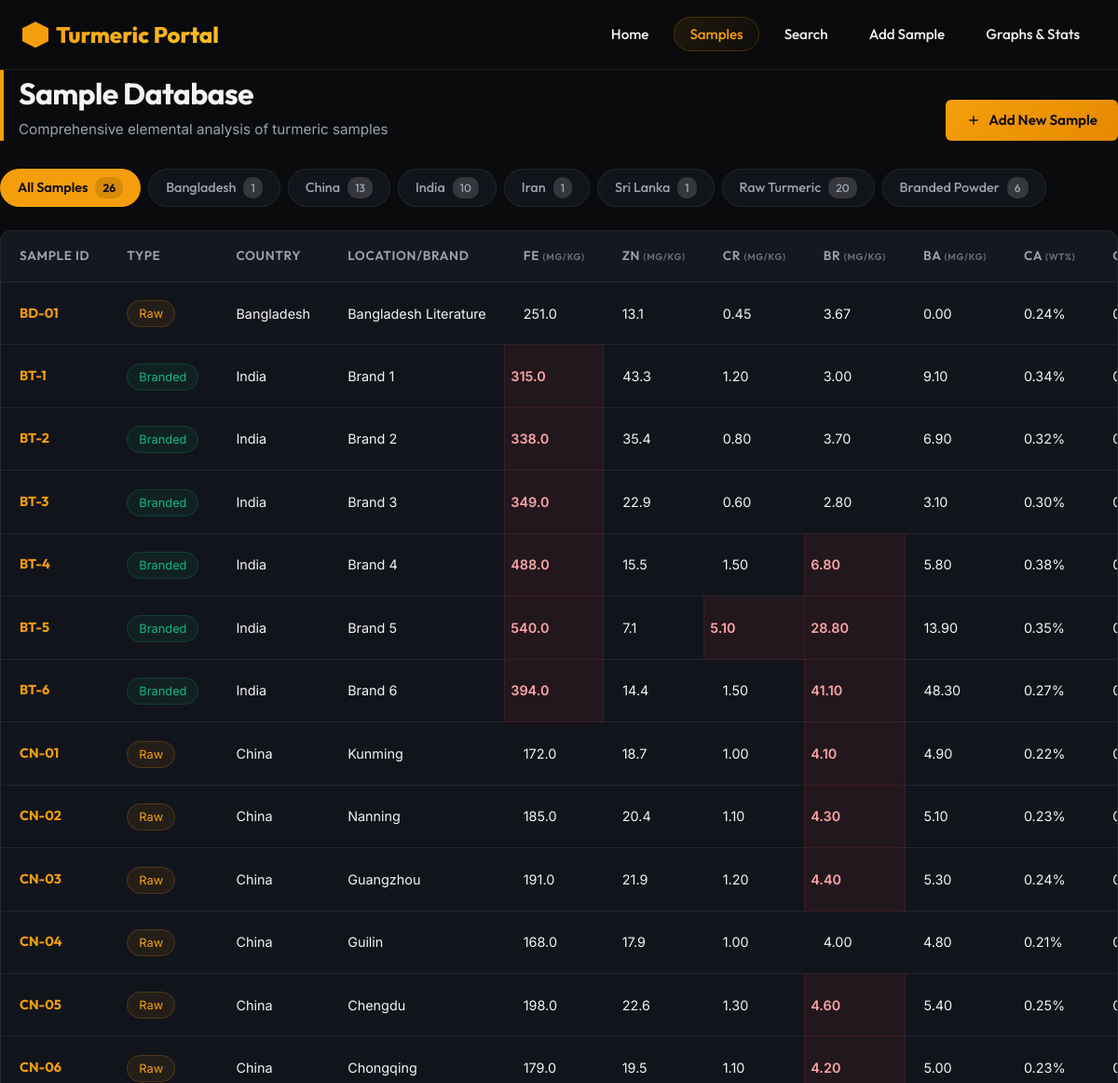
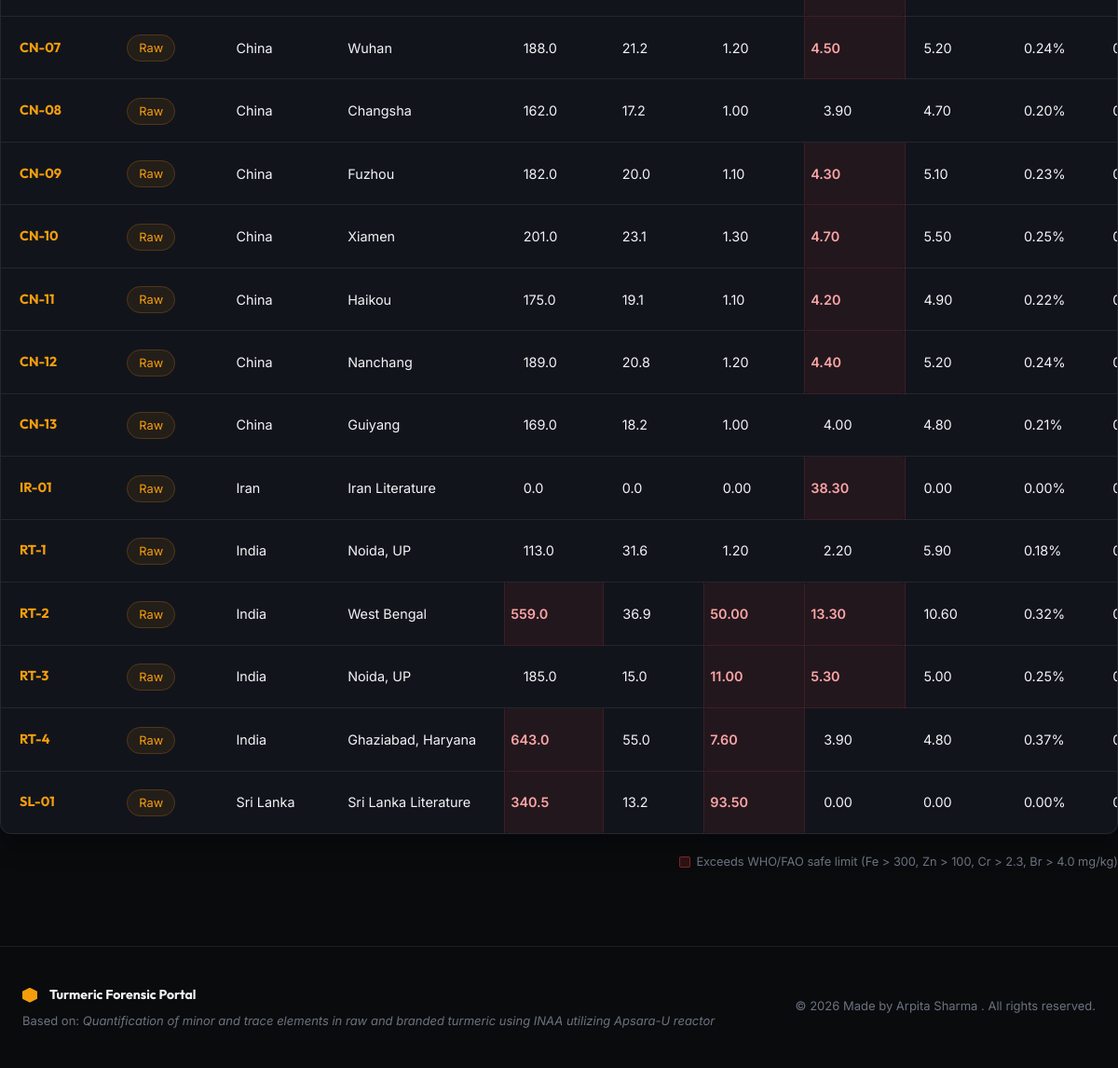
Page /samples.php on the committed database (2 pictures, top to bottom).
### tables this page shows
CREATE TABLE turmeric_samples(
    id INT AUTO_INCREMENT PRIMARY KEY,
    sample_id VARCHAR(20) NOT NULL UNIQUE,
    sample_type VARCHAR(20) NOT NULL,  
    location VARCHAR(100) NOT NULL,
    country VARCHAR(50) NOT NULL DEFAULT 'India',

    ba FLOAT DEFAULT 0.0,
    br FLOAT DEFAULT 0.0,
    ca FLOAT DEFAULT 0.0,
    co FLOAT DEFAULT 0.0,
    cr FLOAT DEFAULT 0.0,
    fe FLOAT DEFAULT 0.0,
    k_value FLOAT DEFAULT 0.0,
    na_value FLOAT DEFAULT 0.0,
    rb FLOAT DEFAULT 0.0,
    sc FLOAT DEFAULT 0.0,
    sm FLOAT DEFAULT 0.0,
    zn FLOAT DEFAULT 0.0,

    created_at TIMESTAMP DEFAULT CURRENT_TIMESTAMP
);

### samples.php (the view, shortened to what this page needs)
<?php
include 'db.php';
include 'header.php';
$filter = isset($_GET['filter']) ? $_GET['filter'] : 'all';
$query = "SELECT * FROM turmeric_samples";
$query .= " ORDER BY sample_id ASC";
$result = mysqli_query($conn, $query);
$count_all = mysqli_num_rows(mysqli_query($conn, "SELECT id FROM turmeric_samples"));
$count_raw = mysqli_num_rows(mysqli_query($conn, "SELECT id FROM turmeric_samples WHERE sample_type = 'Raw'"));
$count_branded = mysqli_num_rows(mysqli_query($conn, "SELECT id FROM turmeric_samples WHERE sample_type = 'Branded'"));
$country_summary_res = mysqli_query($conn, "SELECT country, COUNT(*) as sample_count FROM turmeric_samples GROUP BY country ORDER BY country ASC");
$country_tabs = [];
while ($country_row = mysqli_fetch_assoc($country_summary_res)) {
    $country_tabs[] = $country_row;
}
$limits = [
    'fe' => 300.0,
    'zn' => 100.0,
    'cr' => 2.3,
    'br' => 4.0
];
?>
<div class="section-header">
    <div class="section-title">
        <h2>Sample Database</h2>
        <p>Comprehensive elemental analysis of turmeric samples</p>
    </div>
    <div>
        <a href="add_sample.php" class="btn btn-primary">
            <svg width="16" height="16" fill="currentColor" viewBox="0 0 24 24"><path d="M19 13h-6v6h-2v-6H5v-2h6V5h2v6h6v2z"/></svg>
            Add New Sample
        </a>
    </div>
</div>
<div class="filter-tabs">
    <a href="samples.php?filter=all" class="filter-tab <?php echo $filter === 'all' ? 'active' : ''; ?>">
        All Samples <span class="badge"><?php echo $count_all; ?></span>
    </a>
    <?php foreach ($country_tabs as $country_tab): ?>
        <a href="samples.php?filter=<?php echo urlencode($country_tab['country']); ?>" class="filter-tab <?php echo $filter === $country_tab['country'] ? 'active' : ''; ?>">
            <?php echo htmlspecialchars($country_tab['country']); ?> <span class="badge"><?php echo $country_tab['sample_count']; ?></span>
        </a>
    <?php endforeach; ?>
    <a href="samples.php?filter=Raw" class="filter-tab <?php echo $filter === 'Raw' ? 'active' : ''; ?>">
        Raw Turmeric <span class="badge"><?php echo $count_raw; ?></span>
    </a>
    <a href="samples.php?filter=Branded" class="filter-tab <?php echo $filter === 'Branded' ? 'active' : ''; ?>">
        Branded Powder <span class="badge"><?php echo $count_branded; ?></span>
    </a>
</div>
<div class="table-wrapper">
    <div class="data-table-container">
        <table>
            <thead>
                <tr>
                    <th>Sample ID</th>
                    <th>Type</th>
                    <th>Country</th>
                    <th>Location/Brand</th>
                    <th>Fe <span style="font-size: 10px; color: var(--text-muted);">(mg/kg)</span></th>
                    <th>Zn <span style="font-size: 10px; color: var(--text-muted);">(mg/kg)</span></th>
                    <th>Cr <span style="font-size: 10px; color: var(--text-muted);">(mg/kg)</span></th>
                    <th>Br <span style="font-size: 10px; color: var(--text-muted);">(mg/kg)</span></th>
                    <th>Ba <span style="font-size: 10px; color: var(--text-muted);">(mg/kg)</span></th>
                    <th>Ca <span style="font-size: 10px; color: var(--text-muted);">(wt%)</span></th>
                    <th>Co <span style="font-size: 10px; color: var(--text-muted);">(mg/kg)</span></th>
                </tr>
            </thead>
            <tbody>
                <?php if (mysqli_num_rows($result) > 0): ?>
                    <?php while ($row = mysqli_fetch_assoc($result)): ?>
                        <tr>
                            <td class="sample-id-cell"><?php echo htmlspecialchars($row['sample_id']); ?></td>
                            <td>
                                <span class="meta-badge" style="background: <?php echo $row['sample_type'] === 'Raw' ? 'rgba(245, 158, 11, 0.08)' : 'rgba(16, 185, 129, 0.08)'; ?>; border-color: <?php echo $row['sample_type'] === 'Raw' ? 'rgba(245, 158, 11, 0.2)' : 'rgba(16, 185, 129, 0.2)'; ?>; color: <?php echo $row['sample_type'] === 'Raw' ? 'var(--primary)' : 'var(--secondary)'; ?>;">
                                    <?php echo htmlspecialchars($row['sample_type']); ?>
                                </span>
                            </td>
                            <td><?php echo htmlspecialchars($row['country'] ?? 'India'); ?></td>
                            <td><?php echo htmlspecialchars($row['location']); ?></td>
                            <td class="<?php echo $row['fe'] > $limits['fe'] ? 'exceeded-limit' : ''; ?>">
                                <?php echo number_format($row['fe'], 1); ?>
                            </td>
                            <td class="<?php echo $row['zn'] > $limits['zn'] ? 'exceeded-limit' : ''; ?>">
                                <?php echo number_format($row['zn'], 1); ?>
                            </td>
                            <td class="<?php echo $row['cr'] > $limits['cr'] ? 'exceeded-limit' : ''; ?>">
                                <?php echo number_format($row['cr'], 2); ?>
                            </td>
                            <td class="<?php echo $row['br'] > $limits['br'] ? 'exceeded-limit' : ''; ?>">
                                <?php echo number_format($row['br'], 2); ?>
                            </td>
                            <td><?php echo number_format($row['ba'], 2); ?></td>
                            <td><?php echo number_format($row['ca'], 2); ?>%</td>
                            <td><?php echo number_format($row['co'], 2); ?></td>
                        </tr>
                    <?php endwhile; ?>
                <?php endif; ?>
            </tbody>
        </table>
    </div>
</div>
<div style="margin-top: 20px; display: flex; gap: 15px; align-items: center; justify-content: flex-end; font-size: 0.8rem; color: var(--text-muted);">
    <div style="display: flex; align-items: center; gap: 6px;">
        <span style="display: inline-block; width: 12px; height: 12px; background: rgba(239, 68, 68, 0.15); border: 1px solid rgba(239, 68, 68, 0.4); border-radius: 2px;"></span>
        Exceeds WHO/FAO safe limit (Fe > 300, Zn > 100, Cr > 2.3, Br > 4.0 mg/kg)
    </div>
</div>
<?php include 'footer.php'; ?>

### header.php (shortened to what this page needs)
<!DOCTYPE html>
<html lang="en">
<head>
    <link rel="stylesheet" href="style.css">
</head>
<body>
    <header>
        <div class="nav-container">
            <a href="index.php" class="logo">
                <div class="logo-icon"></div>
                <span>Turmeric Portal</span>
            </a>
            <nav>
                <ul>
                    <li><a href="index.php">Home</a></li>
                    <li><a href="samples.php">Samples</a></li>
                    <li><a href="search.php">Search</a></li>
                    <li><a href="add_sample.php">Add Sample</a></li>
                    <li><a href="graphs.php">Graphs & Stats</a></li>
                </ul>
            </nav>
        </div>
    </header>

### footer.php (shortened to what this page needs)
    <footer>
        <div class="footer-content">
            <div class="footer-text">
                <div class="footer-logo">
                    <div class="logo-icon" style="width: 16px; height: 16px;"></div>
                    <span style="font-size: 14px; font-weight: bold; margin-left: 5px;">Turmeric Forensic Portal</span>
                </div>
                <p style="margin-top: 6px; font-size: 13px; color: var(--text-muted);">
                    Based on: <em>Quantification of minor and trace elements in raw and branded turmeric using INAA utilizing Apsara-U reactor</em>
                </p>
            </div>
            <div style="font-size: 13px; color: var(--text-muted); text-align: right;">
                &copy; <?php echo date("Y"); ?> Made by Arpita Sharma . All rights reserved.
            </div>
        </div>
    </footer>
</body>
</html>

### rows in the picture
turmeric_samples: sample "BD-01", sample_type "Raw", country "Bangladesh", location "Bangladesh Literature", fe "251.0", zn "13.1", cr "0.45", br "3.67", ba "0.00", ca "0.24"
turmeric_samples: sample "BT-1", sample_type "Branded", country "India", location "Brand 1", fe "315.0", zn "43.3", cr "1.20", br "3.00", ba "9.10", ca "0.34"
turmeric_samples: sample "BT-2", sample_type "Branded", country "India", location "Brand 2", fe "338.0", zn "35.4", cr "0.80", br "3.70", ba "6.90", ca "0.32"
turmeric_samples: sample "BT-3", sample_type "Branded", country "India", location "Brand 3", fe "349.0", zn "22.9", cr "0.60", br "2.80", ba "3.10", ca "0.30"
turmeric_samples: sample "BT-4", sample_type "Branded", country "India", location "Brand 4", fe "488.0", zn "15.5", cr "1.50", br "6.80", ba "5.80", ca "0.38"
turmeric_samples: sample "BT-5", sample_type "Branded", country "India", location "Brand 5", fe "540.0", zn "7.1", cr "5.10", br "28.80", ba "13.90", ca "0.35"
turmeric_samples: sample "BT-6", sample_type "Branded", country "India", location "Brand 6", fe "394.0", zn "14.4", cr "1.50", br "41.10", ba "48.30", ca "0.27"
turmeric_samples: sample "CN-01", sample_type "Raw", country "China", location "Kunming", fe "172.0", zn "18.7", cr "1.00", br "4.10", ba "4.90", ca "0.22"
turmeric_samples: sample "CN-02", sample_type "Raw", country "China", location "Nanning", fe "185.0", zn "20.4", cr "1.10", br "4.30", ba "5.10", ca "0.23"
turmeric_samples: sample "CN-03", sample_type "Raw", country "China", location "Guangzhou", fe "191.0", zn "21.9", cr "1.20", br "4.40", ba "5.30", ca "0.24"
turmeric_samples: sample "CN-04", sample_type "Raw", country "China", location "Guilin", fe "168.0", zn "17.9", cr "1.00", br "4.00", ba "4.80", ca "0.21"
turmeric_samples: sample "CN-05", sample_type "Raw", country "China", location "Chengdu", fe "198.0", zn "22.6", cr "1.30", br "4.60", ba "5.40", ca "0.25"
turmeric_samples: sample "CN-06", sample_type "Raw", country "China", location "Chongqing", fe "179.0", zn "19.5", cr "1.10", br "4.20", ba "5.00", ca "0.23"
turmeric_samples: sample "CN-07", sample_type "Raw", country "China", location "Wuhan", fe "188.0", zn "21.2", cr "1.20", br "4.50", ba "5.20", ca "0.24"
turmeric_samples: sample "CN-08", sample_type "Raw", country "China", location "Changsha", fe "162.0", zn "17.2", cr "1.00", br "3.90", ba "4.70", ca "0.20"
turmeric_samples: sample "CN-09", sample_type "Raw", country "China", location "Fuzhou", fe "182.0", zn "20.0", cr "1.10", br "4.30", ba "5.10", ca "0.23"
turmeric_samples: sample "CN-10", sample_type "Raw", country "China", location "Xiamen", fe "201.0", zn "23.1", cr "1.30", br "4.70", ba "5.50", ca "0.25"
turmeric_samples: sample "CN-11", sample_type "Raw", country "China", location "Haikou", fe "175.0", zn "19.1", cr "1.10", br "4.20", ba "4.90", ca "0.22"
turmeric_samples: sample "CN-12", sample_type "Raw", country "China", location "Nanchang", fe "189.0", zn "20.8", cr "1.20", br "4.40", ba "5.20", ca "0.24"
turmeric_samples: sample "CN-13", sample_type "Raw", country "China", location "Guiyang", fe "169.0", zn "18.2", cr "1.00", br "4.00", ba "4.80", ca "0.21"
turmeric_samples: sample "IR-01", sample_type "Raw", country "Iran", location "Iran Literature", fe "0.0", zn "0.0", cr "0.00", br "38.30", ba "0.00", ca "0.00"
turmeric_samples: sample "RT-1", sample_type "Raw", country "India", location "Noida, UP", fe "113.0", zn "31.6", cr "1.20", br "2.20", ba "5.90", ca "0.18"
turmeric_samples: sample "RT-2", sample_type "Raw", country "India", location "West Bengal", fe "559.0", zn "36.9", cr "50.00", br "13.30", ba "10.60", ca "0.32"
turmeric_samples: sample "RT-3", sample_type "Raw", country "India", location "Noida, UP", fe "185.0", zn "15.0", cr "11.00", br "5.30", ba "5.00", ca "0.25"
turmeric_samples: sample "RT-4", sample_type "Raw", country "India", location "Ghaziabad, Haryana", fe "643.0", zn "55.0", cr "7.60", br "3.90", ba "4.80", ca "0.37"
turmeric_samples: sample "SL-01", sample_type "Raw", country "Sri Lanka", location "Sri Lanka Literature", fe "340.5", zn "13.2", cr "93.50", br "0.00", ba "0.00", ca "0.00"

### other values in the picture
$count_all "26"
$country_tab['country'] "Bangladesh"
$country_tab['sample_count'] "1"
$country_tab['country'] "China"
$country_tab['sample_count'] "13"
$country_tab['country'] "India"
$country_tab['sample_count'] "10"
$country_tab['country'] "Iran"
$country_tab['country'] "Sri Lanka"
$count_raw "20"
$count_branded "6"
